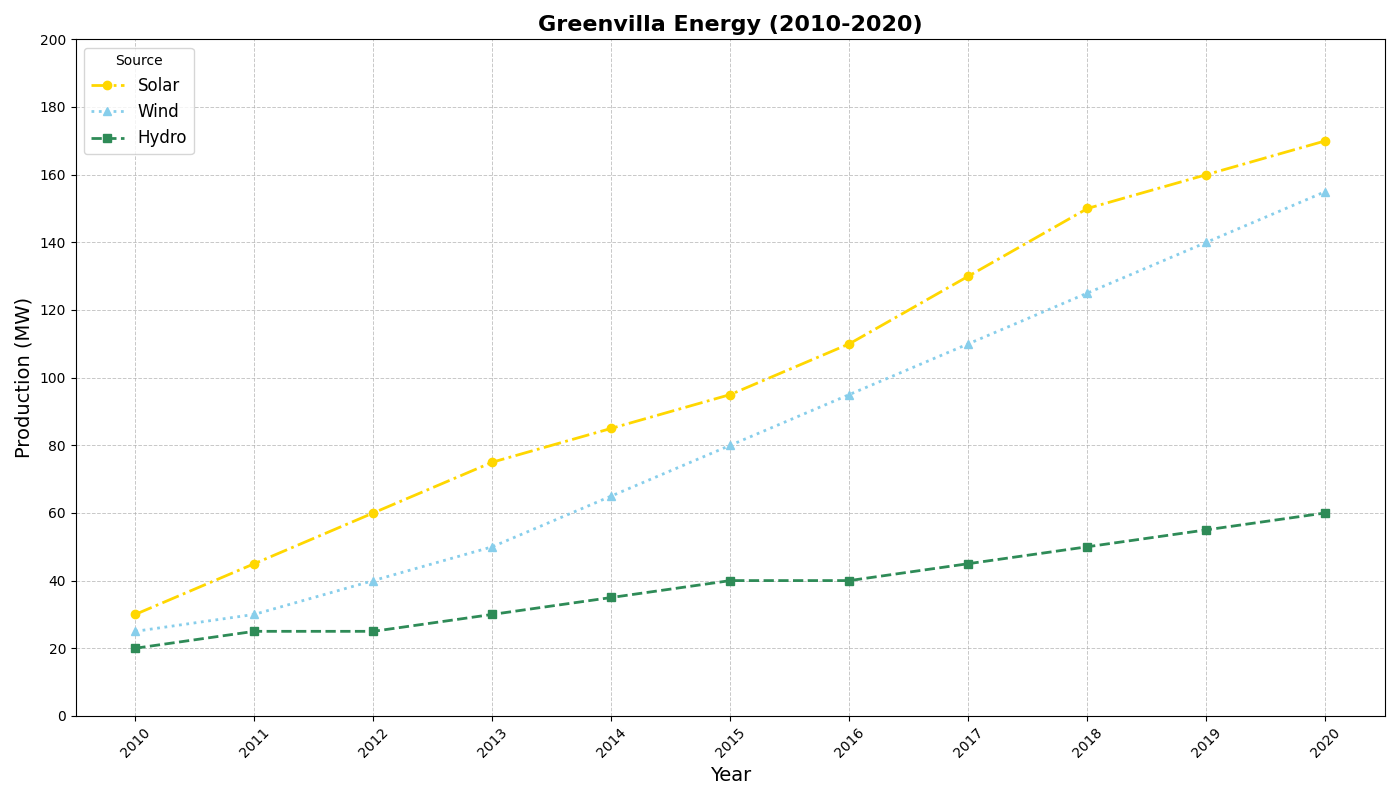

Source code (Python):
import matplotlib.pyplot as plt
import numpy as np

# Years from 2010 to 2020
years = np.arange(2010, 2021)

# Renewable energy data in Megawatts (MW)
solar_energy = np.array([30, 45, 60, 75, 85, 95, 110, 130, 150, 160, 170])
wind_energy = np.array([25, 30, 40, 50, 65, 80, 95, 110, 125, 140, 155])
hydro_energy = np.array([20, 25, 25, 30, 35, 40, 40, 45, 50, 55, 60])

# Create the plot
fig, ax = plt.subplots(figsize=(14, 8))

# Plot each energy source
ax.plot(years, solar_energy, label="Solar", color='gold', marker='o', linestyle='dashdot', linewidth=2)
ax.plot(years, wind_energy, label="Wind", color='skyblue', marker='^', linestyle='dotted', linewidth=2)
ax.plot(years, hydro_energy, label="Hydro", color='seagreen', marker='s', linestyle='dashed', linewidth=2)

# Set the title and axis labels
ax.set_title("Greenvilla Energy (2010-2020)", fontsize=16, fontweight='bold')
ax.set_xlabel('Year', fontsize=14)
ax.set_ylabel('Production (MW)', fontsize=14)

# Set the x and y axis ticks
plt.xticks(years, rotation=45)
plt.yticks(np.arange(0, 201, 20))

# Add legend
ax.legend(title='Source', fontsize=12)

# Add grid
ax.grid(True, linestyle='--', linewidth=0.7, alpha=0.7)

# Adjust layout
plt.tight_layout()

# Display the plot
plt.show()
